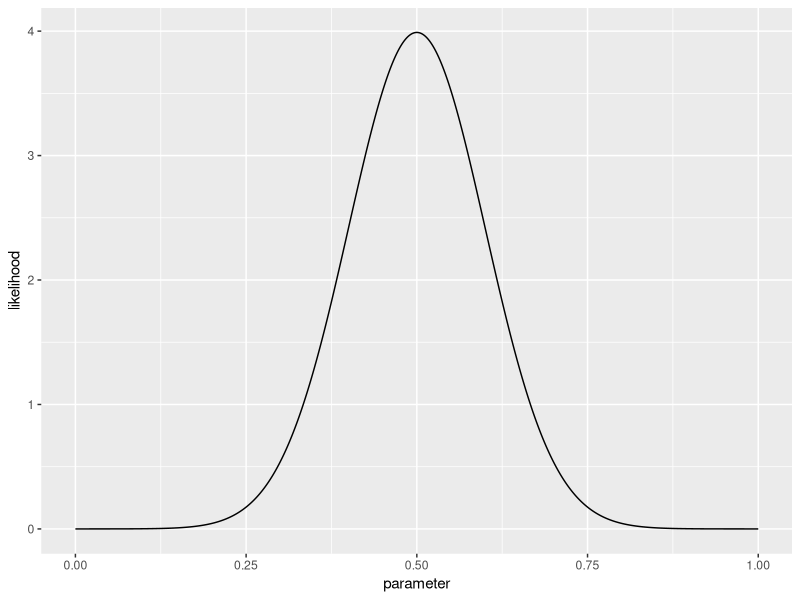
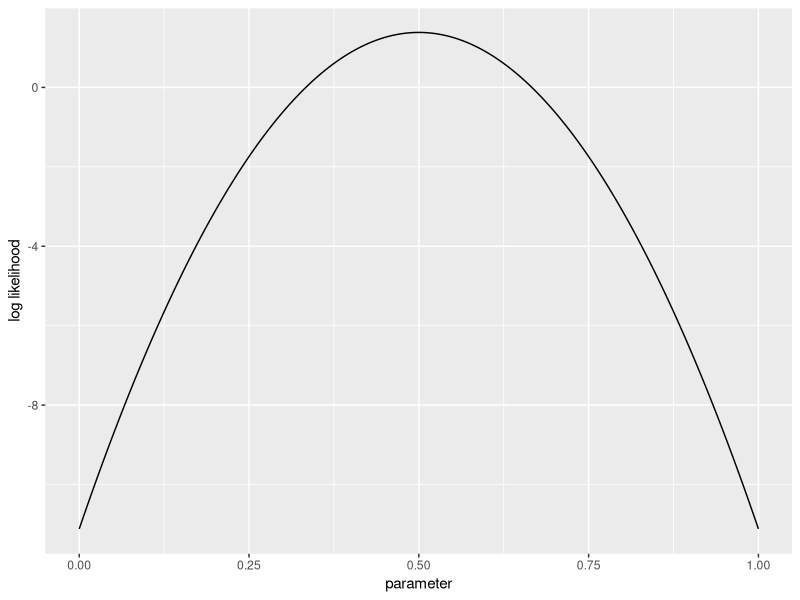
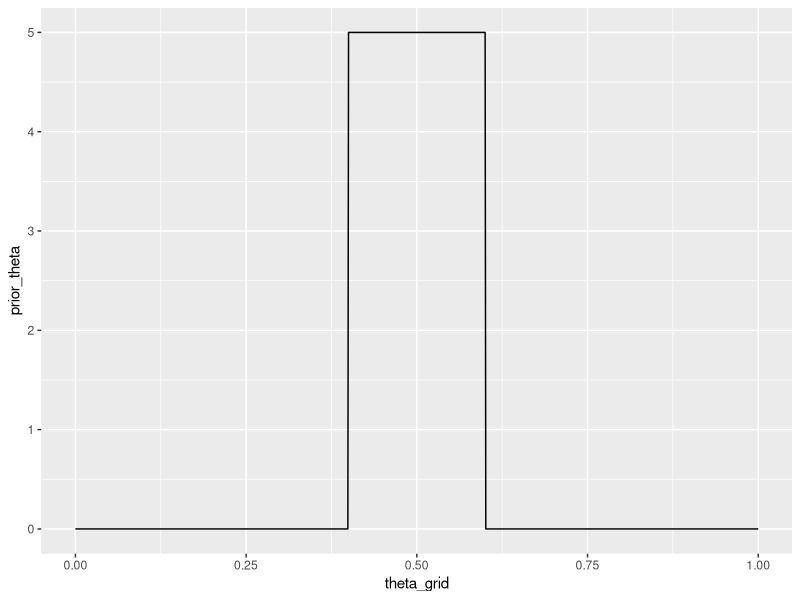
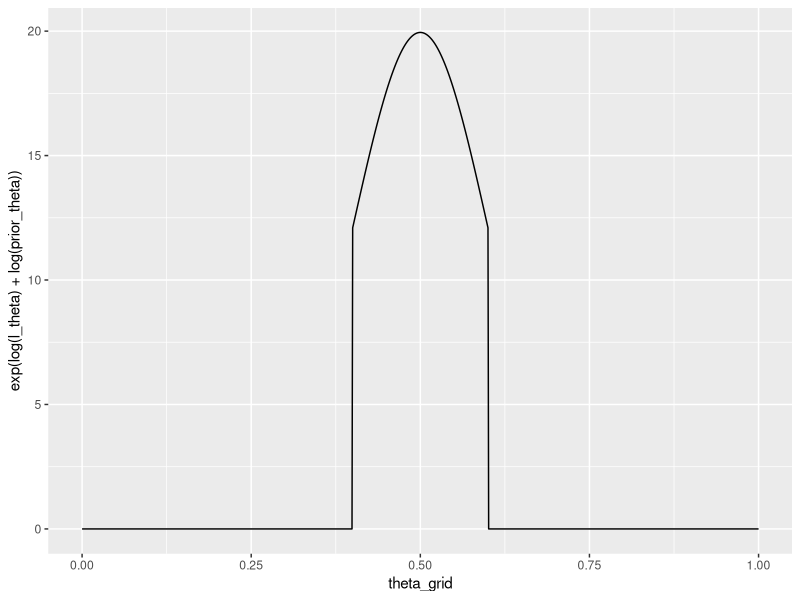
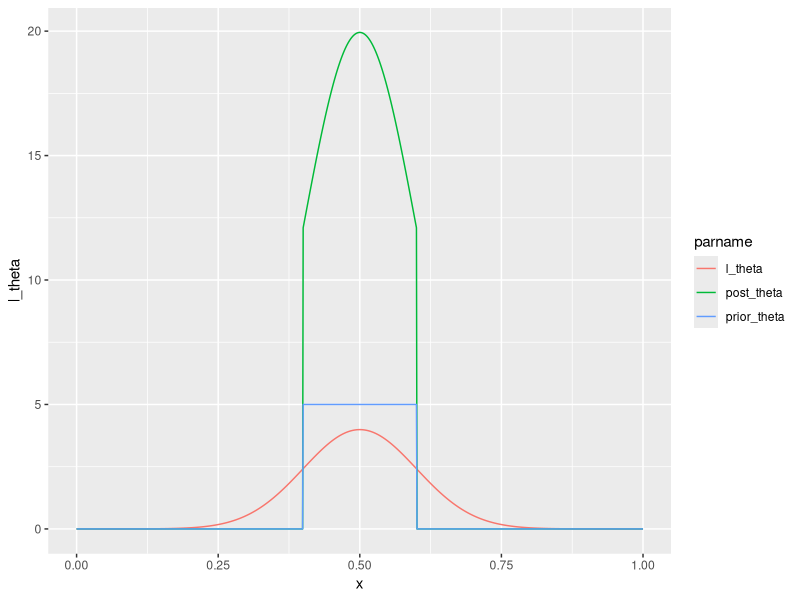
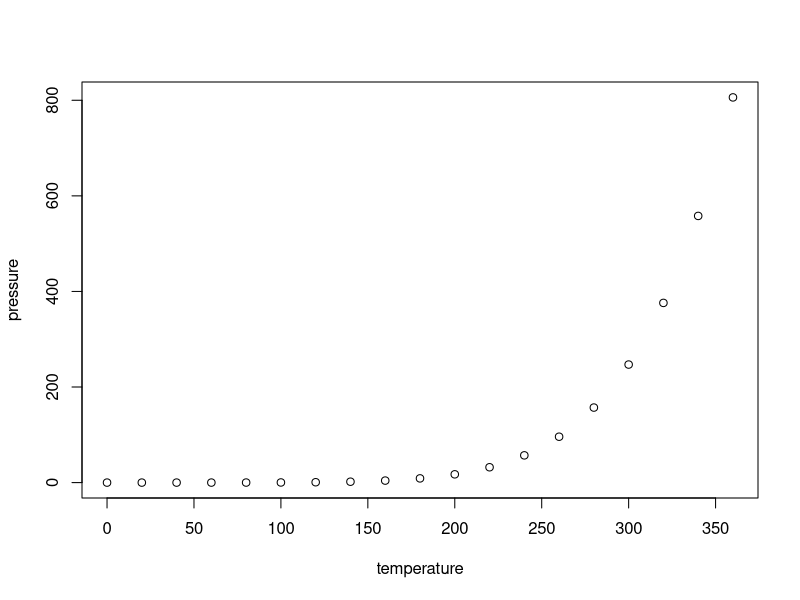

Recreate these plots in R, in order.
## ---- chunk 1
knitr::opts_chunk$set(echo = TRUE)
library(tidyverse)
## ---- chunk 2
library(tidyverse)
# the grid of parameter values
theta_grid <- seq(0, 1, length.out = 1001)

# the normal likelihood given we observed a data point of 0.5, sd of this point is 0.1
l_theta <- dnorm(0.5, mean = theta_grid, sd = 0.1)

# likelihood plot of theta given data point of 0.5
qplot(x = theta_grid, y = l_theta, geom = "line") +
  labs(
    x = "parameter",
    y = "likelihood"
  )

# log likelihood plot
qplot(x = theta_grid, y = log(l_theta), geom = "line") +
  labs(
    x = "parameter",
    y = "log likelihood"
  )

# suppose parameter ~ U(0.1, 0.5)
prior_theta <- dunif(theta_grid, 0.4, 0.6)
qplot(theta_grid, prior_theta, geom = "line")

# the posterior
qplot(x = theta_grid, y = exp(log(l_theta) + log(prior_theta)), geom = "line")

# put likelihood, prior, posterior together
tibble(
  x = theta_grid,
  l_theta = l_theta,
  prior_theta = prior_theta,
  log_post_theta = log(l_theta) + log(prior_theta),
  post_theta = exp(log_post_theta)
) %>% 
  select(-log_post_theta) %>% 
  gather(key = "parname", value = "l_theta", -x) %>% 
  ggplot(aes(x = x, y = l_theta, color = parname)) +
  geom_line()
## ---- chunk 3
plot(pressure)
